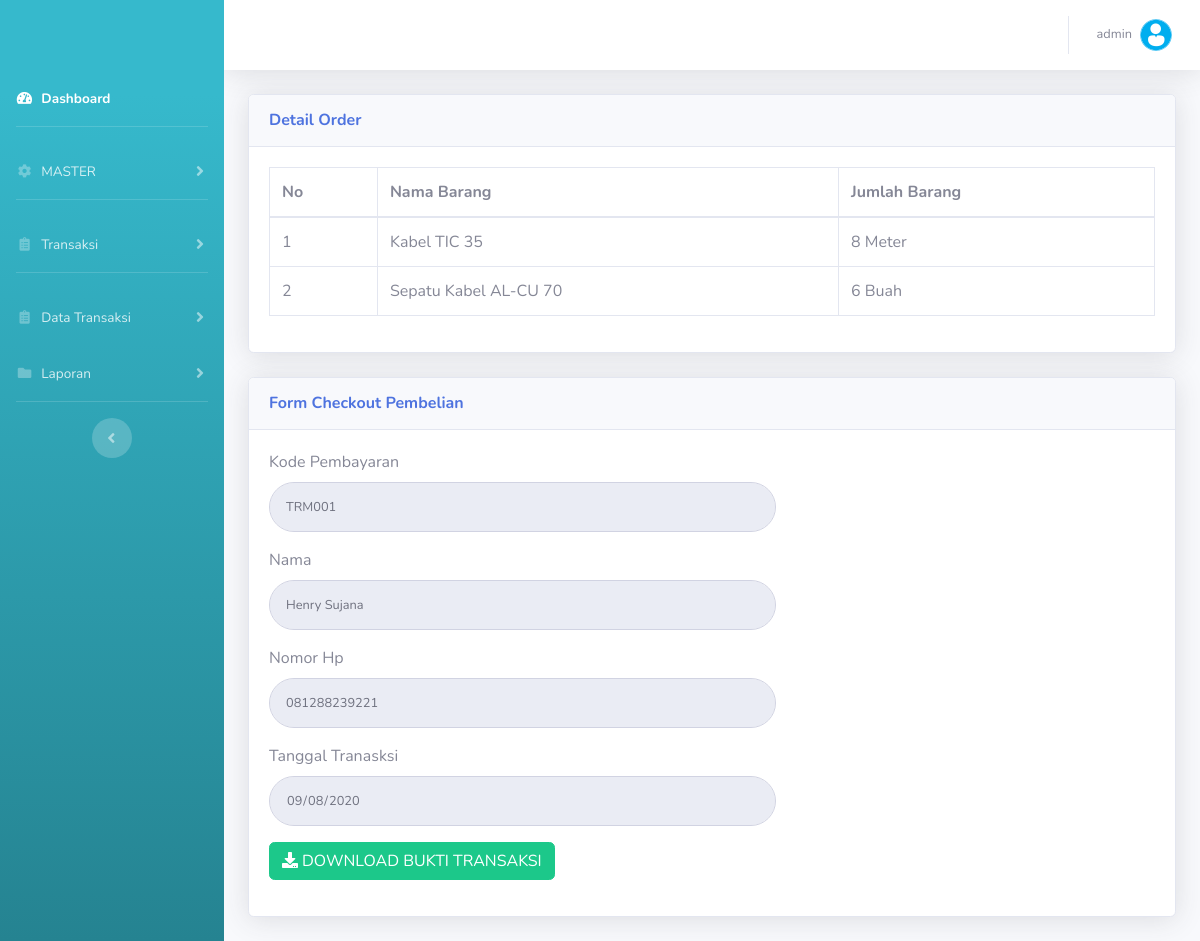
The app's page /v_detail-transaksi-masuk.php?id=TRM001 (signed in) with its own data.
### tables this page shows
CREATE TABLE `tbl_detailmasuk` (
  `kodetransaksi` varchar(20) NOT NULL,
  `kodebarang` varchar(20) NOT NULL,
  `jumlahbarang` int(11) NOT NULL
);

CREATE TABLE `tbl_barang` (
  `kodebarang` varchar(20) NOT NULL,
  `namabarang` varchar(100) NOT NULL,
  `deskripsibarang` text NOT NULL,
  `jumlahbarang` int(11) NOT NULL,
  `satuan` varchar(20) NOT NULL
);

CREATE TABLE `tbl_masuk` (
  `kodetransaksi` varchar(20) NOT NULL,
  `tanggaltransaksi` date NOT NULL,
  `nama` varchar(100) NOT NULL,
  `nomorhp` varchar(13) NOT NULL,
  `penanggungjawab` varchar(50) NOT NULL
);

### v_detail-transaksi-masuk.php (the view, shortened to what this page needs)
<?php include 'head.php'; ?>
        <div class="container-fluid">
          <div class="card shadow mb-4">
            <div class="card-header py-3">
              <h6 class="m-0 font-weight-bold text-primary">Detail Order</h6>
            </div>
            <div class="card-body">
              <div class="table-responsive">
                <table class="table table-bordered" id="dataTable2" width="100%" cellspacing="0">
                  <thead>
                    <tr>
                      <th>No</th>
                      <th>Nama Barang</th>
                      <th>Jumlah Barang</th>
                    </tr>
                  </thead>
                  <tbody>
                  <?php
                  $nox=1;
                  $qw="SELECT tbl_detailmasuk.*,tbl_barang.namabarang as namabarang, tbl_barang.satuan as satuan from tbl_detailmasuk,tbl_barang where kodetransaksi='$_GET[id]' and tbl_detailmasuk.kodebarang=tbl_barang.kodebarang";
                  $sql=mysqli_query($koneksi,$qw);
                    while ($values=mysqli_fetch_array($sql)) {
                    ?>
                    <tr>
                      <td><?php echo $nox++;; ?></td>
                      <td><?php echo $values['namabarang']; ?></td>
                      <td><?php echo $values['jumlahbarang'].' '.$values['satuan']; ?></td>
                    </tr>
                  <?php
                } ?>
                  </tbody>
                </table>
              </div>
            </div>
          </div>
          <div class="card shadow mb-4">
            <div class="card-header py-3">
                <h6 class="m-0 font-weight-bold text-primary">Form Checkout Pembelian</h6>
            </div>
            <div class="card-body">
              <div class="row">
                <div class="col-7">
                  <?php
                    $qw_ds=mysqli_query($koneksi,"SELECT * from tbl_masuk where tbl_masuk.kodetransaksi='$_GET[id]'");
                    while ($data=mysqli_fetch_array($qw_ds)) {
                   ?>
                  <form class="user" action="models/m_pembelian.php" method="POST">
                      <div class="form-group">
                        <label>Kode Pembayaran</label>
                        <input type="text" class="form-control form-control-user" name="totalbelanja1" value="<?php echo $data['kodetransaksi']; ?>" readonly>
                      </div>
                      <div class="form-group">
                        <label>Nama</label>
                        <input type="text" class="form-control form-control-user" name="totalbelanja1" value="<?php echo $data['nama']; ?>" readonly>
                      </div>
                      <div class="form-group">
                        <label>Nomor Hp</label>
                        <input type="text" class="form-control form-control-user" name="totalbelanja1" value="<?php echo $data['nomorhp']; ?>" readonly>
                      </div>
                      <div class="form-group">
                        <label>Tanggal Tranasksi</label>
                        <input type="date" class="form-control form-control-user" name="totalbelanja1" value="<?php echo $data['tanggaltransaksi']; ?>" readonly>
                      </div>
                      <div class="form-group">
                        <a href="cetak-struk-masuk.php?id=<?php echo $data['kodetransaksi'] ?>" class="btn btn-success" target="_BLANK"><i class="fas fa-download">&nbsp;</i>DOWNLOAD BUKTI TRANSAKSI</a>
                      </div>
                  </form>
                <?php } ?>
                </div>
              </div>
          </div>
        </div>
        </div>
      </div>
      <?php include 'foot.php'; ?>

### records on screen
tbl_detailmasuk: tbl_barang.namabarang "Kabel TIC 35", jumlahbarang "8", tbl_barang.satuan "Meter"
tbl_detailmasuk: tbl_barang.namabarang "Sepatu Kabel AL-CU 70", jumlahbarang "6", tbl_barang.satuan "Buah"
tbl_masuk: totalbelanja1 "TRM001", totalbelanja1 "Henry Sujana", totalbelanja1 "081288239221", totalbelanja1 "09/08/2020"

### other values on screen
$_SESSION['nama'] "admin"
